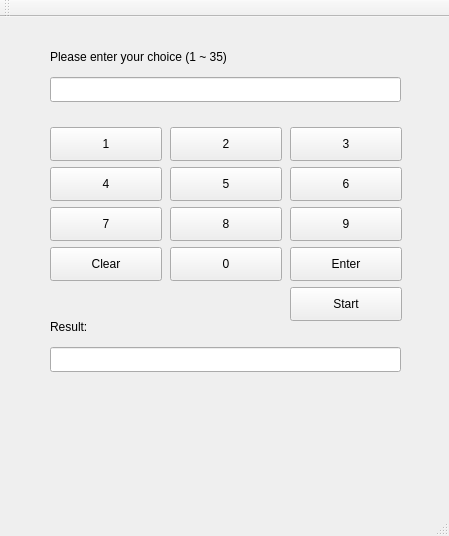
<?xml version="1.0" encoding="UTF-8"?>
<ui version="4.0">
 <class>MainWindow</class>
 <widget class="QMainWindow" name="MainWindow">
  <property name="geometry">
   <rect>
    <x>0</x>
    <y>0</y>
    <width>449</width>
    <height>536</height>
   </rect>
  </property>
  <property name="windowTitle">
   <string>MainWindow</string>
  </property>
  <widget class="QWidget" name="centralWidget">
   <widget class="QPushButton" name="pushButton_1">
    <property name="geometry">
     <rect>
      <x>50</x>
      <y>110</y>
      <width>112</width>
      <height>34</height>
     </rect>
    </property>
    <property name="text">
     <string>1</string>
    </property>
   </widget>
   <widget class="QPushButton" name="pushButton_2">
    <property name="geometry">
     <rect>
      <x>170</x>
      <y>110</y>
      <width>112</width>
      <height>34</height>
     </rect>
    </property>
    <property name="text">
     <string>2</string>
    </property>
   </widget>
   <widget class="QPushButton" name="pushButton_5">
    <property name="geometry">
     <rect>
      <x>170</x>
      <y>150</y>
      <width>112</width>
      <height>34</height>
     </rect>
    </property>
    <property name="text">
     <string>5</string>
    </property>
   </widget>
   <widget class="QPushButton" name="pushButton_4">
    <property name="geometry">
     <rect>
      <x>50</x>
      <y>150</y>
      <width>112</width>
      <height>34</height>
     </rect>
    </property>
    <property name="text">
     <string>4</string>
    </property>
   </widget>
   <widget class="QPushButton" name="pushButton_8">
    <property name="geometry">
     <rect>
      <x>170</x>
      <y>190</y>
      <width>112</width>
      <height>34</height>
     </rect>
    </property>
    <property name="text">
     <string>8</string>
    </property>
   </widget>
   <widget class="QPushButton" name="pushButton_0">
    <property name="geometry">
     <rect>
      <x>170</x>
      <y>230</y>
      <width>112</width>
      <height>34</height>
     </rect>
    </property>
    <property name="text">
     <string>0</string>
    </property>
   </widget>
   <widget class="QPushButton" name="pushButton_clear">
    <property name="geometry">
     <rect>
      <x>50</x>
      <y>230</y>
      <width>112</width>
      <height>34</height>
     </rect>
    </property>
    <property name="text">
     <string>Clear</string>
    </property>
   </widget>
   <widget class="QPushButton" name="pushButton_7">
    <property name="geometry">
     <rect>
      <x>50</x>
      <y>190</y>
      <width>112</width>
      <height>34</height>
     </rect>
    </property>
    <property name="text">
     <string>7</string>
    </property>
   </widget>
   <widget class="QPushButton" name="pushButton_3">
    <property name="geometry">
     <rect>
      <x>290</x>
      <y>110</y>
      <width>112</width>
      <height>34</height>
     </rect>
    </property>
    <property name="text">
     <string>3</string>
    </property>
   </widget>
   <widget class="QPushButton" name="pushButton_6">
    <property name="geometry">
     <rect>
      <x>290</x>
      <y>150</y>
      <width>112</width>
      <height>34</height>
     </rect>
    </property>
    <property name="text">
     <string>6</string>
    </property>
   </widget>
   <widget class="QPushButton" name="pushButton_9">
    <property name="geometry">
     <rect>
      <x>290</x>
      <y>190</y>
      <width>112</width>
      <height>34</height>
     </rect>
    </property>
    <property name="text">
     <string>9</string>
    </property>
   </widget>
   <widget class="QPushButton" name="pushButton_save">
    <property name="geometry">
     <rect>
      <x>290</x>
      <y>270</y>
      <width>112</width>
      <height>34</height>
     </rect>
    </property>
    <property name="text">
     <string>Start</string>
    </property>
   </widget>
   <widget class="QLineEdit" name="lineEdit_select">
    <property name="geometry">
     <rect>
      <x>50</x>
      <y>60</y>
      <width>351</width>
      <height>25</height>
     </rect>
    </property>
   </widget>
   <widget class="QLabel" name="label">
    <property name="geometry">
     <rect>
      <x>50</x>
      <y>30</y>
      <width>271</width>
      <height>19</height>
     </rect>
    </property>
    <property name="text">
     <string>Please enter your choice (1 ~ 35)</string>
    </property>
   </widget>
   <widget class="QLabel" name="label_2">
    <property name="geometry">
     <rect>
      <x>50</x>
      <y>300</y>
      <width>141</width>
      <height>19</height>
     </rect>
    </property>
    <property name="text">
     <string>Result:</string>
    </property>
   </widget>
   <widget class="QLineEdit" name="lineEdit_lot">
    <property name="geometry">
     <rect>
      <x>50</x>
      <y>330</y>
      <width>351</width>
      <height>25</height>
     </rect>
    </property>
   </widget>
   <widget class="QLabel" name="label_result">
    <property name="geometry">
     <rect>
      <x>50</x>
      <y>380</y>
      <width>351</width>
      <height>71</height>
     </rect>
    </property>
    <property name="text">
     <string/>
    </property>
   </widget>
   <widget class="QPushButton" name="pushButton_enter">
    <property name="geometry">
     <rect>
      <x>290</x>
      <y>230</y>
      <width>112</width>
      <height>34</height>
     </rect>
    </property>
    <property name="text">
     <string>Enter</string>
    </property>
   </widget>
  </widget>
  <widget class="QMenuBar" name="menuBar">
   <property name="geometry">
    <rect>
     <x>0</x>
     <y>0</y>
     <width>449</width>
     <height>31</height>
    </rect>
   </property>
  </widget>
  <widget class="QToolBar" name="mainToolBar">
   <attribute name="toolBarArea">
    <enum>TopToolBarArea</enum>
   </attribute>
   <attribute name="toolBarBreak">
    <bool>false</bool>
   </attribute>
  </widget>
  <widget class="QStatusBar" name="statusBar"/>
 </widget>
 <layoutdefault spacing="6" margin="11"/>
 <resources/>
 <connections/>
</ui>
